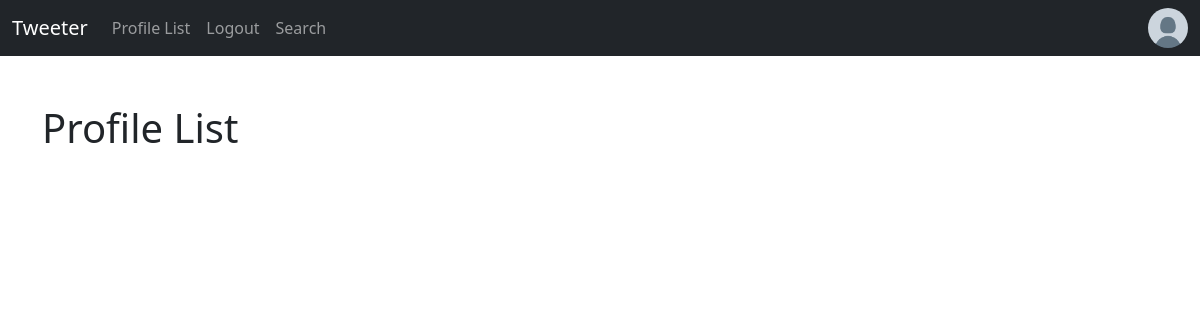
The page /profile_list/ (signed in) on the database as committed earlier.
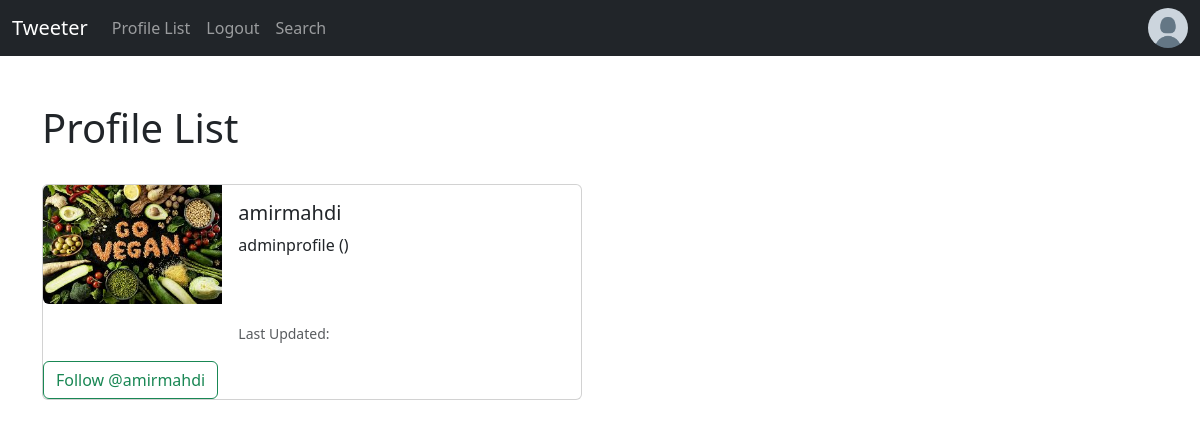
The same page on the database as committed later.
### tweeter/models.py (models this page shows, shortened)
class Profile(models.Model):
    user = models.OneToOneField(User, on_delete=models.CASCADE)
    follows = models.ManyToManyField("self",
        related_name="followed_by",
        symmetrical=False,
        blank=True)
    tweets = models.ManyToManyField(Tweet, related_name="posted_by")
    profile_image = models.ImageField(null=True, blank=True, upload_to="images/")
    profile_bio = models.TextField(null=True, blank=True, max_length=250)
    website_link = models.CharField(null=True, blank=True, max_length=250)
    facebook_link = models.CharField(null=True, blank=True, max_length=250)
    instagram_link = models.CharField(null=True, blank=True, max_length=250)
    linkedin_link = models.CharField(null=True, blank=True, max_length=250)
    birthdate = models.DateField(("Birthdate"), default='2000-01-01')
    is_active = models.BooleanField(("Is_Active"), default=True)
    class Meta:
        abstract = True
    objects = SoftManager()

class AdminProfile(Profile):
    user = models.OneToOneField(User, on_delete=models.CASCADE, related_name='adminprofile')
    tweets = models.ManyToManyField(Tweet, related_name="admin_profiles_tweets")
    is_staff = models.BooleanField(default=True)
    is_superuser = models.BooleanField(default=False)

### tweeter/views.py (the view)
# urls.py: path('profile_list/', ProfileListView.as_view(), name='profile_list'),
class ProfileListView(LoginRequiredMixin, ListView):
    template_name = "profile_list.html"
    context_object_name = "user_profiles"
    def get_queryset(self):
        user_profiles = UserProfile.objects.annotate(profile_type=Value('userprofile', output_field=CharField()))
        admin_profiles = AdminProfile.objects.annotate(profile_type=Value('adminprofile', output_field=CharField()))
        queryset = list(chain(user_profiles, admin_profiles))
        return queryset

### tweeter/models.py (called while the page is built)
    def get_queryset(self):
        return SoftQuerySet(self.model, self._db).filter(is_active = True)

### tweeter/templates/profile_list.html (shortened to what this page needs)
{% extends 'base.html' %}
{% load static %}
{% block content %}
    <h1>Profile List</h1>
    <br/>
    {% if user_profiles %}
        {% for profile in user_profiles %}
            <div class="card mb-3" style="max-width: 540px;">
                <div class="row g-0">
                    <div class="col-md-4">
                        {% if profile.profile_image %}
                            <img src="{{ profile.profile_image.url }}" width="200px" height="200px"
                                 class="img-fluid rounded-start" alt="{{ profile.user.username }}">
                        {% else %}
                            <img src="{% static 'images/none photo.png' %}" class="img-fluid rounded-start"
                                 alt="Profile Image ">
                        {% endif %}
                    </div>
                    <div class="col-md-8">
                        <div class="card-body">
                            <h5 class="card-title">{{ profile.user.username }}
                            </h5>
                            <p class="card-text">{{ profile.profile_type }} ({{ profile.get_class_name }})</p>
                            <br/><br/>
                            <p class="card-text"><small class="text-body-secondary">
                                Last Updated: {{ profile.date_modified }}</small>
                            </p>
                        </div>
                    </div>
                    <br/>
                    <form method="POST">
                        {% if profile.user in request.user.userprofile.follows.all %}
                            <button class="btn btn-outline-danger" name="follow"
                                    value="unfollow" type="submit">
                                Unfollow @{{ profile.user.username }}
                            </button>
                        {% else %}
                            <button class="btn btn-outline-success" name="follow"
                                    value="follow" type="submit">
                                Follow @{{ profile.user.username }}
                            </button>
                        {% endif %}
                    </form>
                    <br/>
                </div>
            </div>
            <br/><br/>
        {% endfor %}
    {% endif %}
{% endblock %}

### tweeter/templates/base.html (shortened to what this page needs)
<!doctype html>
<html lang="en">
  <head>
    <link href="https://cdn.jsdelivr.net/npm/bootstrap@5.3.0/dist/css/bootstrap.min.css" rel="stylesheet">
    <link rel="stylesheet" href="https://cdn.jsdelivr.net/npm/bootstrap-icons@1.10.5/font/bootstrap-icons.css">
  </head>
  <body>
    {% include 'navbar.html' %}
    <br/>
    <div class="container">
        <br/>
        {% block content %}
        {% endblock %}
    </div>
  </body>
</html>

### tweeter/templates/navbar.html (shortened to what this page needs)
{% load static %}
<nav class="navbar navbar-expand-lg navbar-dark bg-dark">
    <div class="container-fluid">
      <a class="navbar-brand" href="{% url 'home' %}">Tweeter</a>
      <div class="collapse navbar-collapse" id="navbarSupportedContent">
        <ul class="navbar-nav me-auto mb-2 mb-lg-0">
            <li class="nav-item">
                <a class="nav-link"
                href="{% url 'profile_list' %}">Profile List </a>
            </li>
            {% if user.is_authenticated %}
            <li class="nav-item">
              <a class="nav-link"
              href="{% url 'logout' %}">Logout</a>
            </li>
             {% endif %}
             <li class="nav-item">
              <a class="nav-link"
              href="{% url 'tweet_search' %}">Search</a>
            </li>
        </ul>
        {% if user.is_authenticated %}
          <ul class="navbar-nav ml-auto">
            <li class"nav-link navbar-brand" >
              <a href="{% url 'profile' request.user.id %}">
                {% if user.profile.profile_image %}
                <img src="{{ user.profile.profile_image.url }}?v={{ user.profile.updated_at.timestamp }}" class="rounded-circle" width="40px">
              {% else %}
                <img src="{% static 'images/none photo.png' %}" class="img-fluid rounded-circle" alt="Profile Image" width="40px">
              {% endif %}
              </a>
            </li>
          </ul>
        {% endif %}
      </div>
    </div>
  </nav>

Rows that differ between the two databases and show on the page:
added AdminProfile: profile_image (picture), user.username "amirmahdi", profile_type "adminprofile"
